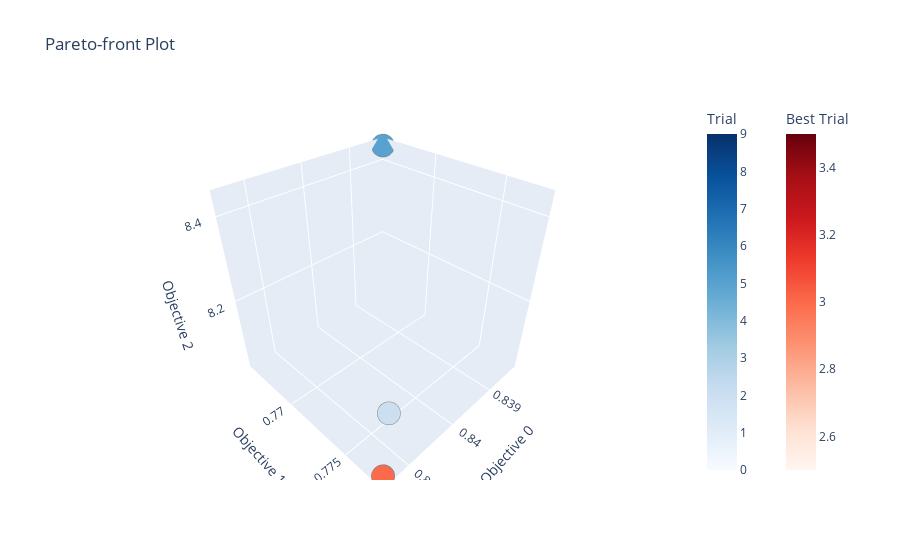

The code cell stored with this chart in its notebook:
### Code cell
# Mostrar Chart com Trials do Estudo
fig = optuna.visualization.plot_pareto_front(estudo_lr)
fig.show()

### Figure 1 — Plotly figure (JSON) as saved in the notebook; plotly's stock layout.template omitted (floating-point values rounded to 4 significant figures)
{"data": [{"hovertemplate": "%{text}<extra>Trial</extra>", "marker": {"color": [0, 1, 2, 4, 5, 6, 7, 8, 9], "colorbar": {"title": {"text": "Trial"}}, "colorscale": [[0, "rgb(247,251,255)"], [0.125, "rgb(222,235,247)"], [0.25, "rgb(198,219,239)"], [0.375, "rgb(158,202,225)"], [0.5, "rgb(107,174,214)"], [0.625, "rgb(66,146,198)"], [0.75, "rgb(33,113,181)"], [0.875, "rgb(8,81,156)"], [1, "rgb(8,48,107)"]], "line": {"color": "Grey", "width": 0.5}}, "mode": "markers", "showlegend": false, "text": ["{<br>  \"number\": 0,<br>  \"values\": [<br>    0.8414207298102137,<br>    0.7774924285618052,<br>    8.019712879078565<br>  ],<br>  \"params\": {<br>    \"penalty\": \"l2\",<br>    \"c\": 100<br>  }<br>}", "{<br>  \"number\": 1,<br>  \"values\": [<br>    0.8383150362238322,<br>    0.7657746143303981,<br>    8.440222168618266<br>  ],<br>  \"params\": {<br>    \"penalty\": \"l2\",<br>    \"c\": 0.01<br>  }<br>}", "{<br>  \"number\": 2,<br>  \"values\": [<br>    0.8408623716609627,<br>    0.7758257051802457,<br>    8.079785634727095<br>  ],<br>  \"params\": {<br>    \"penalty\": \"l1\",<br>    \"c\": 0.1<br>  }<br>}", "{<br>  \"number\": 4,<br>  \"values\": [<br>    0.8383150362238322,<br>    0.7657746143303981,<br>    8.440222168618266<br>  ],<br>  \"params\": {<br>    \"penalty\": \"l2\",<br>    \"c\": 0.01<br>  }<br>}", "{<br>  \"number\": 5,<br>  \"values\": [<br>    0.8383150362238322,<br>    0.7657746143303981,<br>    8.440222168618266<br>  ],<br>  \"params\": {<br>    \"penalty\": \"l2\",<br>    \"c\": 0.01<br>  }<br>}", "{<br>  \"number\": 6,<br>  \"values\": [<br>    0.8414207298102138,<br>    0.7774924285618052,<br>    8.019712879078565<br>  ],<br>  \"params\": {<br>    \"penalty\": \"l2\",<br>    \"c\": 10<br>  }<br>}", "{<br>  \"number\": 7,<br>  \"values\": [<br>    0.8414207298102137,<br>    0.7774924285618052,<br>    8.019712879078565<br>  ],<br>  \"params\": {<br>    \"penalty\": \"l2\",<br>    \"c\": 100<br>  }<br>}", "{<br>  \"number\": 8,<br>  \"values\": [<br>    0.8414207298102137,<br>    0.7774924285618052,<br>    8.019712879078565<br>  ],<br>  \"params\": {<br>    \"penalty\": \"l2\",<br>    \"c\": 100<br>  }<br>}", "{<br>  \"number\": 9,<br>  \"values\": [<br>    0.8414207298102137,<br>    0.7774924285618052,<br>    8.019712879078565<br>  ],<br>  \"params\": {<br>    \"penalty\": \"l2\",<br>    \"c\": 100<br>  }<br>}"], "type": "scatter3d", "x": [0.8414, 0.8383, 0.8409, 0.8383, 0.8383, 0.8414, 0.8414, 0.8414, 0.8414], "y": [0.7775, 0.7658, 0.7758, 0.7658, 0.7658, 0.7775, 0.7775, 0.7775, 0.7775], "z": [8.02, 8.44, 8.08, 8.44, 8.44, 8.02, 8.02, 8.02, 8.02]}, {"hovertemplate": "%{text}<extra>Best Trial</extra>", "marker": {"color": [3], "colorbar": {"title": {"text": "Best Trial"}, "x": 1.1, "xpad": 40}, "colorscale": [[0, "rgb(255,245,240)"], [0.125, "rgb(254,224,210)"], [0.25, "rgb(252,187,161)"], [0.375, "rgb(252,146,114)"], [0.5, "rgb(251,106,74)"], [0.625, "rgb(239,59,44)"], [0.75, "rgb(203,24,29)"], [0.875, "rgb(165,15,21)"], [1, "rgb(103,0,13)"]], "line": {"color": "Grey", "width": 0.5}}, "mode": "markers", "showlegend": false, "text": ["{<br>  \"number\": 3,<br>  \"values\": [<br>    0.8414262856126938,<br>    0.7774924285618052,<br>    8.019712879078565<br>  ],<br>  \"params\": {<br>    \"penalty\": \"l1\",<br>    \"c\": 10<br>  }<br>}"], "type": "scatter3d", "x": [0.8414], "y": [0.7775], "z": [8.02]}], "layout": {"scene": {"xaxis": {"title": {"text": "Objective 0"}}, "yaxis": {"title": {"text": "Objective 1"}}, "zaxis": {"title": {"text": "Objective 2"}}}, "title": {"text": "Pareto-front Plot"}}}
